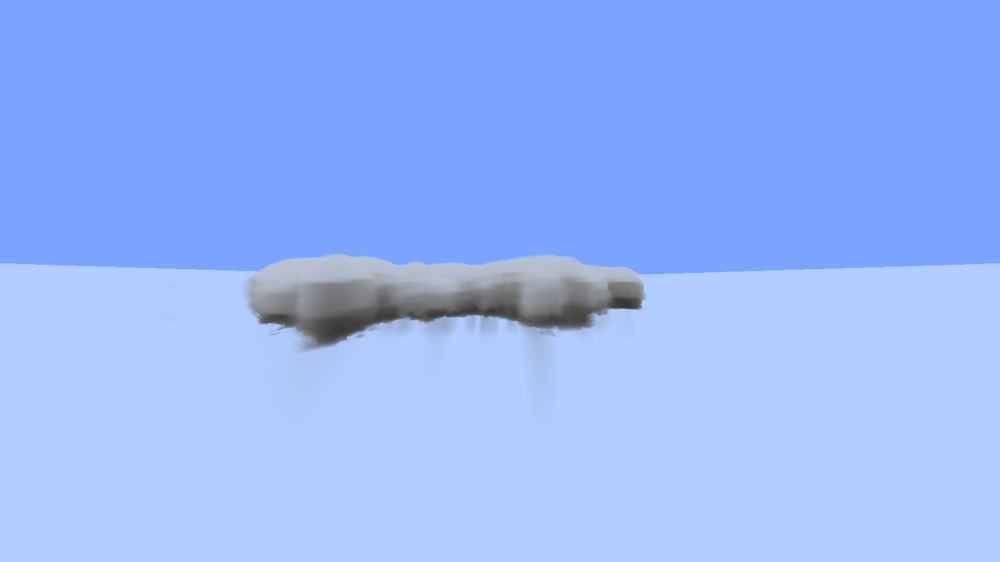
#> input picture specs/001-native-storm-rendering/validation/cloud-shape-gallery/nimbostratus/back.png, 1000 x 562 px, shrunk from 1600 x 900 before the run, given in place of rca_s2609101_t18d2_eside_m20.png, which was not available
$ python rca_metrics.py
#> lines starting #> are read from the running program, lines starting #| are printed output that depends on the picture; after the words box and inside, x2 and y2 are one past the last pixel; in counts of white or black regions, pixels touching at a corner belong together; pictures that were not available may be replaced by others from this repository, and a replacement may not be noted
# Lighting metrics on the rca session: cloud mask = pixels where m20 and m20_enc differ (only cloud pixels change).
import sys, numpy as np
from PIL import Image
S = "C:/Users/matga/Downloads/Project-Atmosphere/run/screenshots/cloudpreview/rca_s2609101_t18d2_"
def L(n):
#> called with n = 'eside_m20'
    a = np.asarray(Image.open(S + n + ".png").convert("RGB"), dtype=np.float32)[40:]
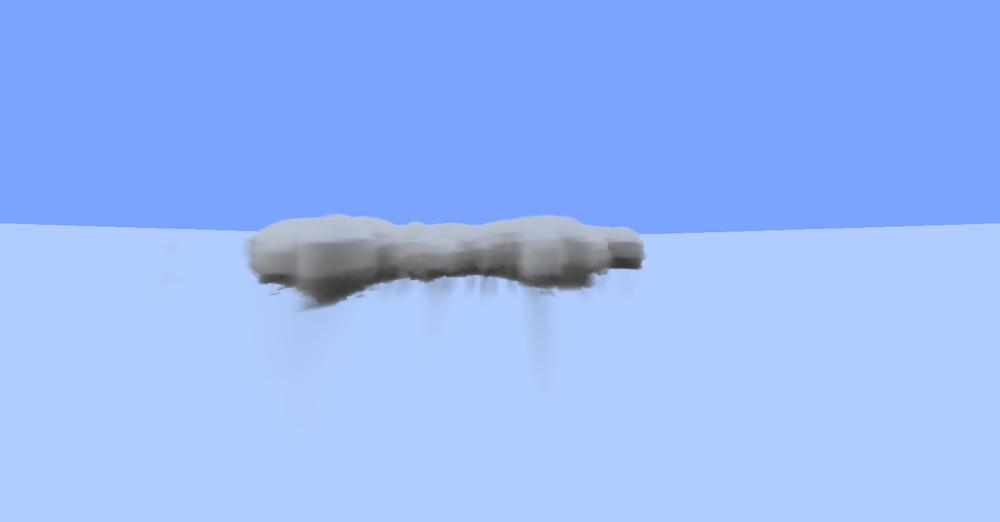
#> a: shape (522, 1000, 3) float32; mean R, G, B 151.2, 184.5, 250.3
    return a
for v in ["eside", "cthree", "lunder", "close", "ground800"]:
    try:
        base = L(v + "_m20"); enc = L(v + "_m20_enc")
#> call 2 of L, with n = 'eside_m20_enc'
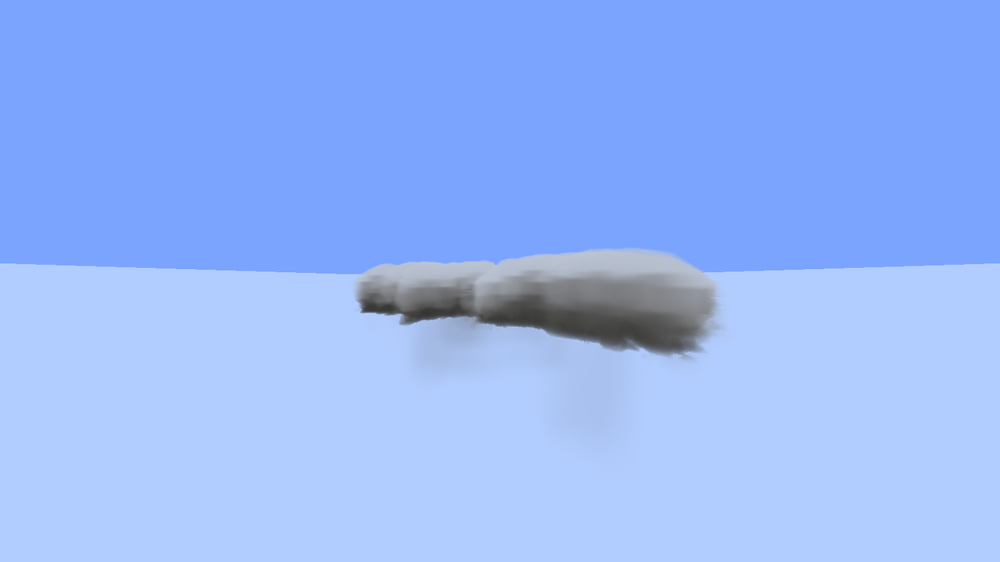
#> input picture specs/001-native-storm-rendering/validation/cloud-shape-gallery/nimbostratus/opposite_side.png, 1000 x 562 px, shrunk from 1600 x 900 before the run, given in place of rca_s2609101_t18d2_eside_m20_enc.png, which was not available
#> in L (call 2), `a = np.asarray(Image.open(S + n + ".png").convert("RGB"), dtype=np.flo..`:
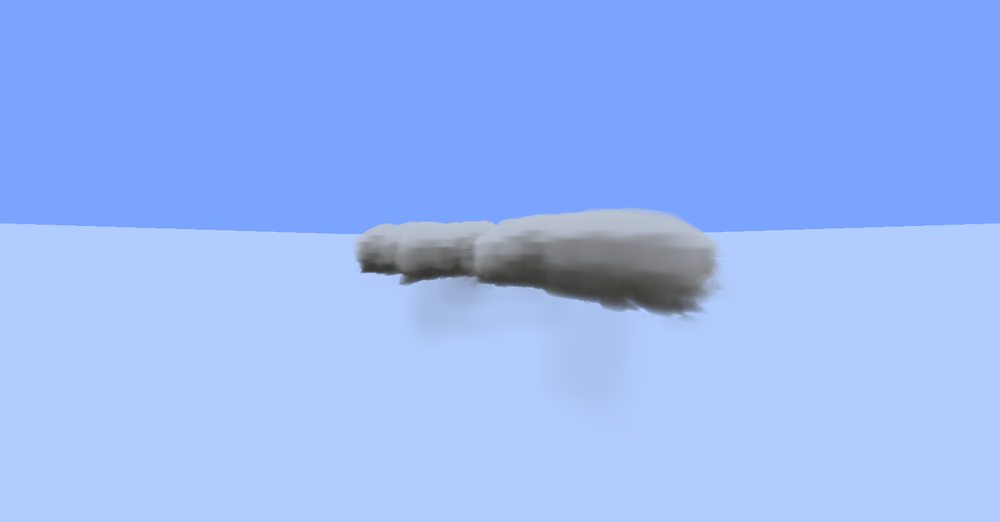
#> a: shape (522, 1000, 3) float32; mean R, G, B 150.6, 183.7, 249.3
    except FileNotFoundError:
        continue
    mask = np.abs(base - enc).max(axis=2) > 4
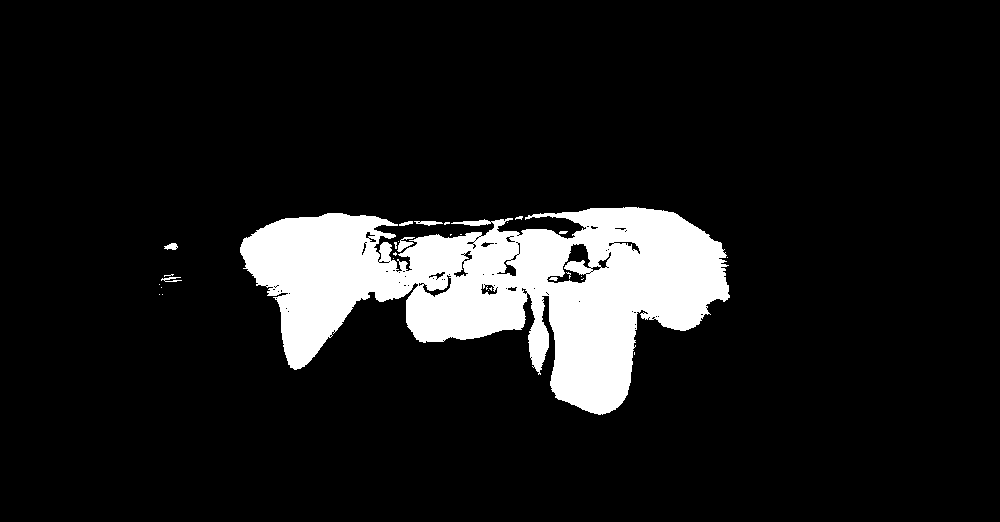
#> mask: shape (522, 1000) bool; 10.3% white; 30 white regions (21 under 20 px), largest, box (x1, y1, x2, y2) and area: (240, 207, 730, 415) 53173, (397, 237, 415, 252) 122, (414, 221, 443, 226) 86
    print(f"== {v}: cloud px {mask.sum()}")
#| == eside: cloud px 53710
    for arm in ["m20", "m20_enc", "m42", "m42_enc", "m44", "m44_enc", "m20_ext647", "m42_ext647", "m20_ext647_enc", "m20_qhigh"]:
        try:
            a = L(v + "_" + arm)
        except FileNotFoundError:
            continue
        y = (0.2126 * a[..., 0] + 0.7152 * a[..., 1] + 0.0722 * a[..., 2])[mask]
        # local structure: mean abs Laplacian of luma inside the mask (fine relief readability)
        Y = 0.2126 * a[..., 0] + 0.7152 * a[..., 1] + 0.0722 * a[..., 2]
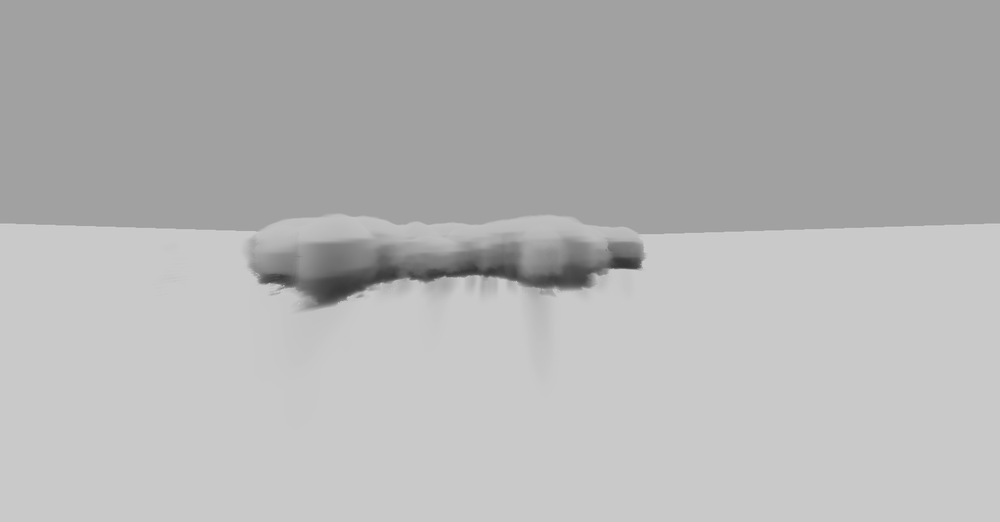
#> Y: shape (522, 1000) float32; min 53.78, max 206, mean 181.4
        lap = np.abs(4 * Y[1:-1, 1:-1] - Y[:-2, 1:-1] - Y[2:, 1:-1] - Y[1:-1, :-2] - Y[1:-1, 2:])
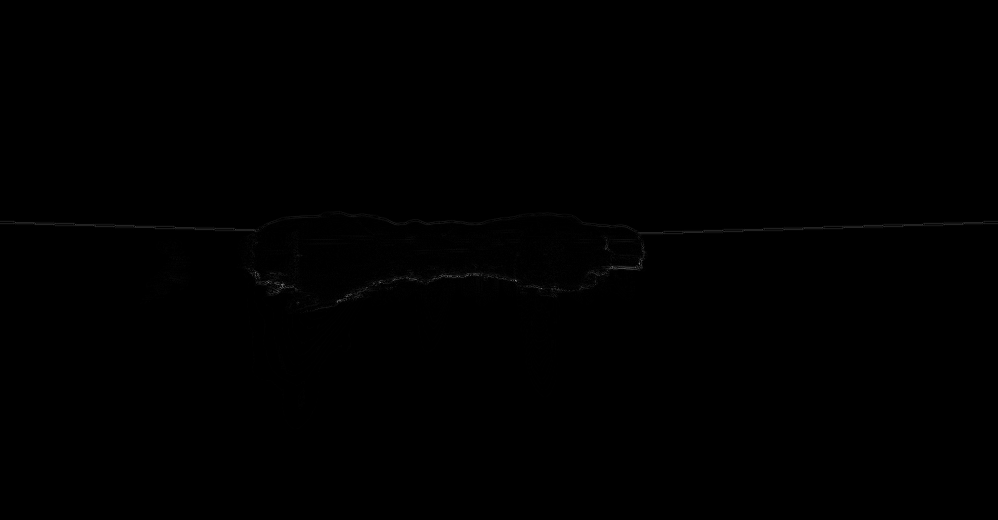
#> lap: shape (520, 998) float32; min 0, max 136.4, mean 0.3
        rel = lap[mask[1:-1, 1:-1]].mean()
#> rel = 2.02
        print(f"  {arm:16s} mean {y.mean():6.1f}  p10 {np.percentile(y,10):6.1f}  p50 {np.percentile(y,50):6.1f}  p90 {np.percentile(y,90):6.1f}  max {y.max():6.1f}  lap {rel:5.2f}")
#|   m20              mean  172.2  p10  107.1  p50  192.9  p90  201.9  max  206.0  lap  2.02
